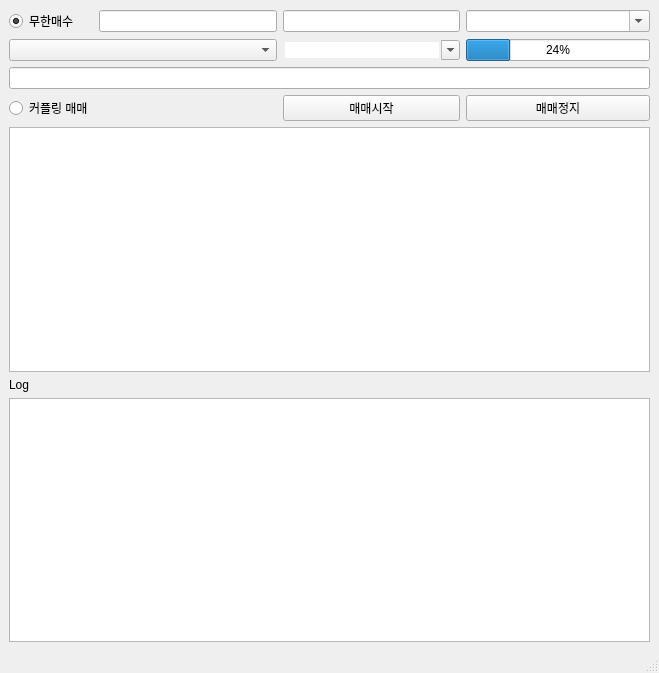
<?xml version="1.0" encoding="UTF-8"?>
<ui version="4.0">
 <class>MainWindow</class>
 <widget class="QMainWindow" name="MainWindow">
  <property name="geometry">
   <rect>
    <x>0</x>
    <y>0</y>
    <width>659</width>
    <height>673</height>
   </rect>
  </property>
  <property name="windowTitle">
   <string>MainWindow</string>
  </property>
  <widget class="QWidget" name="centralwidget">
   <layout class="QVBoxLayout" name="verticalLayout">
    <item>
     <layout class="QGridLayout" name="gridLayout" rowstretch="1,0,0,0,0,0,0,0,0" columnstretch="0,1,1,1,0">
      <item row="1" column="2">
       <widget class="QComboBox" name="interval_comboBox">
        <property name="autoFillBackground">
         <bool>false</bool>
        </property>
        <property name="editable">
         <bool>true</bool>
        </property>
        <property name="currentText">
         <string/>
        </property>
        <property name="currentIndex">
         <number>-1</number>
        </property>
        <property name="frame">
         <bool>false</bool>
        </property>
       </widget>
      </item>
      <item row="0" column="3" colspan="2">
       <widget class="QComboBox" name="asset_rate_comboBox">
        <property name="editable">
         <bool>true</bool>
        </property>
       </widget>
      </item>
      <item row="1" column="0" colspan="2">
       <widget class="QComboBox" name="coin_comboBox"/>
      </item>
      <item row="1" column="3" colspan="2">
       <widget class="QProgressBar" name="progressBar">
        <property name="value">
         <number>24</number>
        </property>
       </widget>
      </item>
      <item row="0" column="0">
       <widget class="QRadioButton" name="infinite_r_btn">
        <property name="text">
         <string>무한매수</string>
        </property>
        <property name="checked">
         <bool>true</bool>
        </property>
       </widget>
      </item>
      <item row="0" column="2">
       <widget class="QLineEdit" name="invest_asset_lineEdit"/>
      </item>
      <item row="7" column="0">
       <widget class="QLabel" name="label">
        <property name="text">
         <string>Log</string>
        </property>
       </widget>
      </item>
      <item row="2" column="0" colspan="5">
       <widget class="QLineEdit" name="profit_lineEdit"/>
      </item>
      <item row="0" column="1">
       <widget class="QLineEdit" name="asset_info"/>
      </item>
      <item row="3" column="0">
       <widget class="QRadioButton" name="couple_r_btn">
        <property name="text">
         <string>커플링 매매</string>
        </property>
       </widget>
      </item>
      <item row="6" column="0" colspan="5">
       <widget class="QTableWidget" name="list_view"/>
      </item>
      <item row="8" column="0" colspan="5">
       <widget class="QTextBrowser" name="log_view"/>
      </item>
      <item row="3" column="3" colspan="2">
       <widget class="QPushButton" name="stop_btn">
        <property name="text">
         <string>매매정지</string>
        </property>
       </widget>
      </item>
      <item row="3" column="2">
       <widget class="QPushButton" name="trade_btn">
        <property name="text">
         <string>매매시작</string>
        </property>
       </widget>
      </item>
     </layout>
    </item>
   </layout>
  </widget>
  <widget class="QMenuBar" name="menubar">
   <property name="geometry">
    <rect>
     <x>0</x>
     <y>0</y>
     <width>659</width>
     <height>21</height>
    </rect>
   </property>
  </widget>
  <widget class="QStatusBar" name="statusbar"/>
 </widget>
 <resources/>
 <connections/>
</ui>
